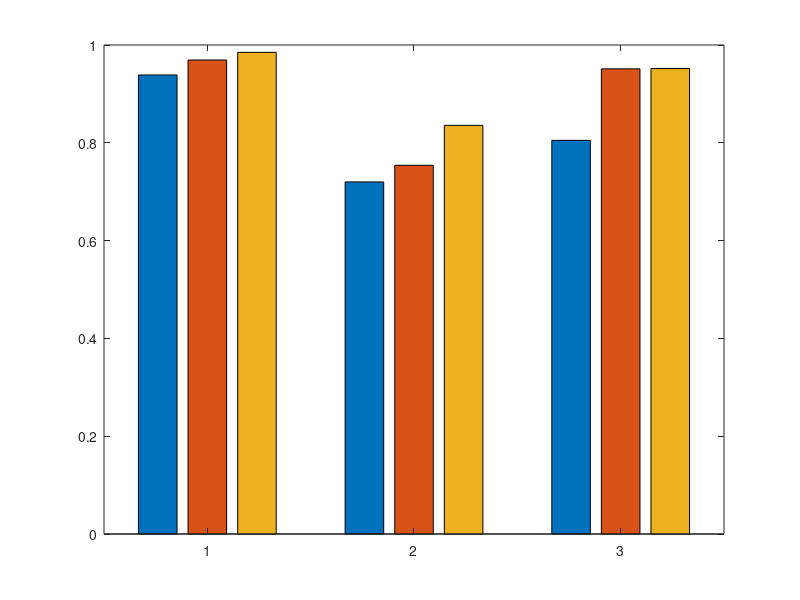

Write MATLAB code to recreate this figure. (Note: this script raises an error after producing the figure.)
% ave_arr = [90.63, 94.93, 97.83;...
%            65.03, 74.5, 78.30;...
%            73.9, 95.2, 96.3];
ave_arr = [93.87, 96.93, 98.50;...
           72.00, 75.4, 83.57;...
           80.5, 95.13, 95.2];
% ave_arr = [89.73, 96.77, 98.73;...
%            68.9, 77.4, 86.97;...
%            79.37, 94.8, 96.6];
SD_arr = [1.68, 0.59, 0.43;...
          2.04, 0.49, 0.30;...
          1.37, 0.09, 0.12];
figure();
ave_arr = ave_arr .* 0.01;
SD_arr = SD_arr .* 0;
hBar = bar(ave_arr);
ctr=transpose(zeros(size(ave_arr)));
ydt=transpose(zeros(size(ave_arr)));
for k1 = 1:size(ave_arr,2)
    ctr(k1,1:size(ave_arr,1)) = bsxfun(@plus, hBar(k1).XData, hBar(k1).XOffset');
    ydt(k1,1:size(ave_arr,1)) = hBar(k1).YData;
end
ctr=transpose(ctr);
ydt=transpose(ydt);
hold on
% errorbar(ctr, ydt, SD_arr,'.k','CapSize',5,'MarkerSize',6, 'LineWidth', 1.2);
set(gca, 'XTickLabel', {'S1' 'S2' 'S3'});
legend('EMG', 'A mode', 'EMG + A mode');
xlabel('');
ylabel('\fontsize{18}\fontname{Times New Roman}Acurracy');
set(gca,'fontname','Times New Roman');
set(gca,'fontsize',12);
set(gca,'linewidth',1.5);
ylim([0, 1]);